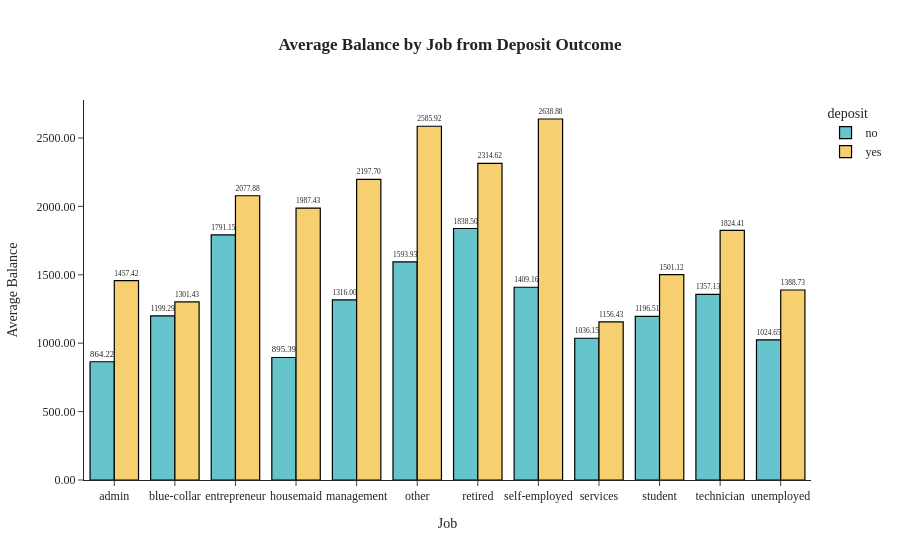

The notebook cell this image was saved under:
### Markdown cell above
#### Uji hipotesis untuk balance

### Code cell
mean_balance_by_job_deposit = df_eda.groupby(['job', 'deposit'])['balance'].mean().reset_index()
mean_balance_by_job_deposit['balance_formatted'] = mean_balance_by_job_deposit['balance'].apply(lambda x: f'{x:.2f}')

fig_mean_balance_by_job = px.bar(mean_balance_by_job_deposit, x='job', y='balance', color='deposit', barmode='group',
             text='balance_formatted', title='<b>Average Balance by Job from Deposit Outcome',
             template='simple_white', color_discrete_sequence=px.colors.qualitative.Pastel)

fig_mean_balance_by_job.update_traces(marker=dict(line=dict(color='#000000', width=1.2)), textposition='outside')
fig_mean_balance_by_job.update_layout(xaxis_title='Job', yaxis_title='Average Balance',
                  title_x=0.5, font_family="Times New Roman",
                  title_font_family="Times New Roman", yaxis_tickformat=".2f")
fig_mean_balance_by_job.show()

### Figure 1 — Plotly figure (JSON) as saved in the notebook; plotly's stock layout.template omitted (floating-point values rounded to 4 significant figures)
{"data": [{"alignmentgroup": "True", "hovertemplate": "deposit=no<br>job=%{x}<br>balance=%{y}<br>balance_formatted=%{text}<extra></extra>", "legendgroup": "no", "marker": {"color": "rgb(102, 197, 204)", "line": {"color": "#000000", "width": 1.2}, "pattern": {"shape": ""}}, "name": "no", "offsetgroup": "no", "orientation": "v", "showlegend": true, "text": ["864.22", "1199.29", "1791.15", "895.39", "1316.00", "1593.93", "1838.50", "1409.16", "1036.15", "1196.51", "1357.13", "1024.65"], "textposition": "outside", "type": "bar", "x": ["admin", "blue-collar", "entrepreneur", "housemaid", "management", "other", "retired", "self-employed", "services", "student", "technician", "unemployed"], "xaxis": "x", "y": [864.2, 1199.0, 1791.0, 895.4, 1316.0, 1594.0, 1839.0, 1409.0, 1036.0, 1197.0, 1357.0, 1025.0], "yaxis": "y"}, {"alignmentgroup": "True", "hovertemplate": "deposit=yes<br>job=%{x}<br>balance=%{y}<br>balance_formatted=%{text}<extra></extra>", "legendgroup": "yes", "marker": {"color": "rgb(246, 207, 113)", "line": {"color": "#000000", "width": 1.2}, "pattern": {"shape": ""}}, "name": "yes", "offsetgroup": "yes", "orientation": "v", "showlegend": true, "text": ["1457.42", "1301.43", "2077.88", "1987.43", "2197.70", "2585.92", "2314.62", "2638.88", "1156.43", "1501.12", "1824.41", "1388.73"], "textposition": "outside", "type": "bar", "x": ["admin", "blue-collar", "entrepreneur", "housemaid", "management", "other", "retired", "self-employed", "services", "student", "technician", "unemployed"], "xaxis": "x", "y": [1457.0, 1301.0, 2078.0, 1987.0, 2198.0, 2586.0, 2315.0, 2639.0, 1156.0, 1501.0, 1824.0, 1389.0], "yaxis": "y"}], "layout": {"barmode": "group", "font": {"family": "Times New Roman"}, "legend": {"title": {"text": "deposit"}, "tracegroupgap": 0}, "title": {"font": {"family": "Times New Roman"}, "text": "<b>Average Balance by Job from Deposit Outcome", "x": 0.5}, "xaxis": {"anchor": "y", "domain": [0, 1], "title": {"text": "Job"}}, "yaxis": {"anchor": "x", "domain": [0, 1], "tickformat": ".2f", "title": {"text": "Average Balance"}}}}
